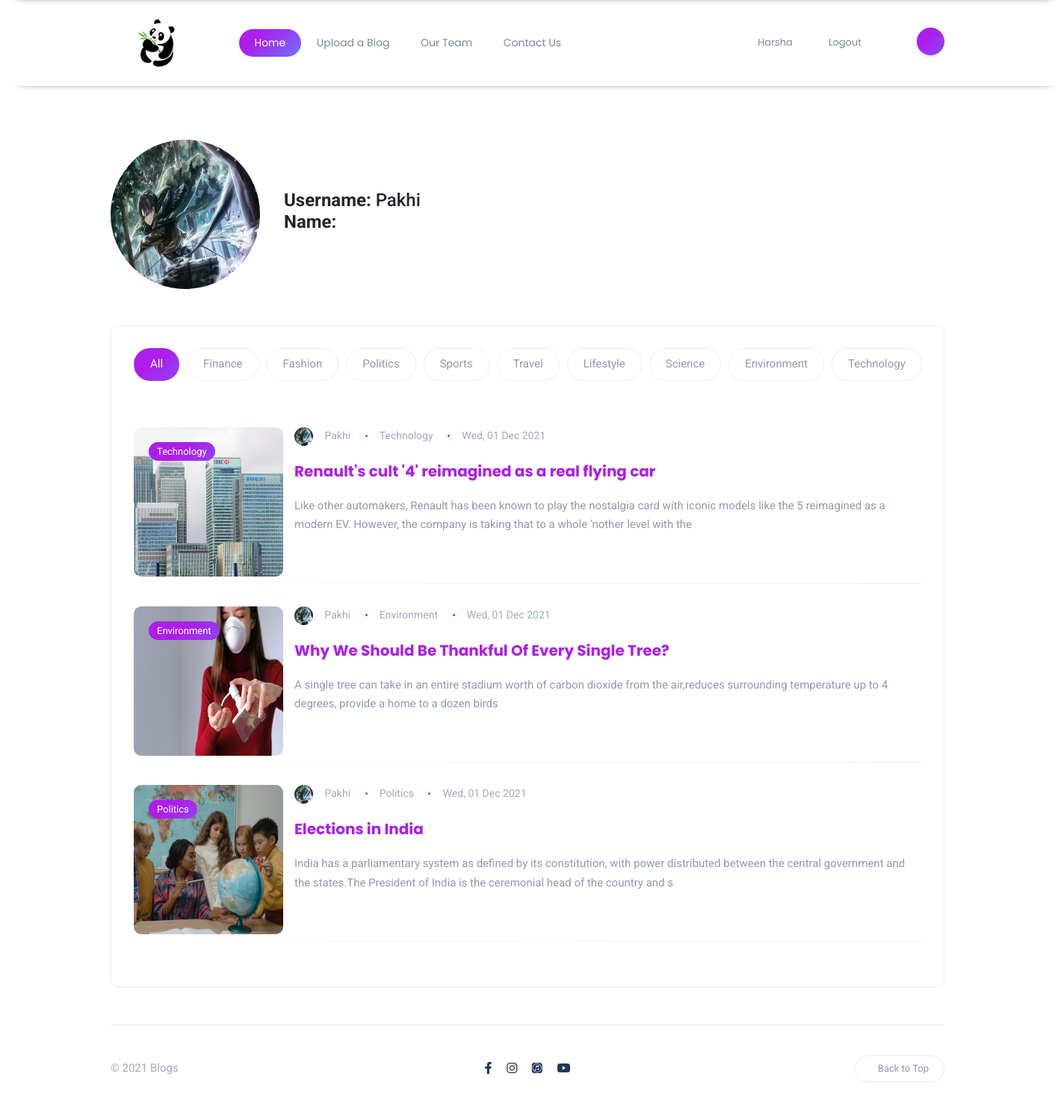
The app's page /accounts/profile/pakhi (signed in) with its own data.
### accounts/models.py (models this page shows, shortened)
class Profile(models.Model):
    user = models.OneToOneField(User, on_delete=models.CASCADE)
    image = models.ImageField(upload_to = 'profile_pics', null=True)
    slug = models.SlugField(max_length=264, unique=True, editable=False, default='')
    def __str__(self):
        return f'{self.user.username}'

### content/models.py (models this page shows, shortened)
class BlogPost(models.Model):
    author = models.ForeignKey(User, on_delete=models.CASCADE, related_name= 'post_author')
    blog_title = models.CharField(max_length= 264)
    slug = models.SlugField(max_length=264, unique=True, default='',editable=False)
    blog_content = models.TextField()
    blog_image = models.ImageField(upload_to= 'blog_image')
    publish_date = models.DateTimeField(auto_now_add=True)
    category = models.ForeignKey(Category, on_delete = models.CASCADE, related_name ='blog_cat')
    class Meta:
        ordering = ['-publish_date']

class Category(models.Model):
    category = models.CharField(max_length = 50, unique = True)
    def __str__(self):
        return self.category

### accounts/views.py (the view)
# urls.py: path('profile/<slug:profile_slug>', views.profile, name='profile'),
@login_required(login_url='login')
def profile(request, profile_slug):
    profile = Profile.objects.get(slug = profile_slug)
    user = User.objects.get(username = profile)
    blogs = BlogPost.objects.filter(author = user)
    context = {
        "blogs": blogs,
        "tags": {
        'Finance': 'Finance',
        'Fashion': 'Fashion',
        'Politics' : 'Politics',
        'Sports' : 'Sports',
        'Travel' : 'Travel',
        'Lifestyle' : 'Lifestyle',
        'Science' : 'Science',
        'Environment' : 'Environment',
        'Technology' : 'Technology',
        },
        "profile_det": profile,
        "user_det": user,
    }
    return render(request, "accounts/profile.html", context)

### content/template_tags/get_post_Cat.py (called while the page is built)
@register.filter
def get_post_Cat(dictionary, key):
    return dictionary.get(str(key))

### templates/accounts/profile.html (shortened to what this page needs)
{% extends "base.html" %}
{% load get_post_Cat %}
{% load static %}
{% block content %}
<link rel="stylesheet" href="{% static 'css/blogs/home.css' %}">
<section id="hero">
    <div class="container-xl">
        <div class="row gy-4 d-flex flex-row flex-nowrap my-5 align-items-center">
            <li class="list-inline-item" style="width: auto;">
                <img src="{{ profile_det.image.url }}" class="author rounded-circle" alt="" style="height: 200px; width: 200px;">
            </li>
            <div class="h4 text-dark">
                <b>Username: </b>{{ user_det.username }}<br>
                <b>Name: </b>{{ user_det.first_name }} {{ user_det.last_name }}<br>
            </div>
        </div>
        <div class="row gy-4">
            <div class="col-lg-12">
                <div class="post-tabs rounded bordered">
                    <ul class="nav nav-tabs nav-pills nav-fill nav-category" id="postTab" role="tablist">
                        <li class="nav-item" role="presentation">
                            <button aria-controls="all" aria-selected="true" class="nav-link active"
                                data-bs-target="#all" data-bs-toggle="tab" id="all-tab" role="tab"
                                type="submit">
                                All
                            </button>
                        </li>
                        {% for tag in tags %}
                        <li class="nav-item" role="presentation">
                            <button aria-controls="{{ tag }}" aria-selected="false" class="nav-link"
                                data-bs-target="#{{ tag }}" data-bs-toggle="tab" id="{{ tag }}-tab" role="tab"
                                type="submit">
                                {{ tag }}
                            </button>
                        </li>
                        {% endfor %}
                    </ul>
                    <div class="tab-content" id="postsTabContent">
                    <div class="row tab-pane fade show active" id="all" aria-labelledby="all-tab" role="tabpanel">
                        {% for blog in blogs %}
                        <div class="col-md-12 col-sm-6">
                            <div class="post post-list clearfix">
                                <div class="thumb rounded">
                                    <a href="" class="category-badge position-absolute">{{ tags|get_post_Cat:blog.category }}</a>
                                    <a href="{% url 'blog_details' the_slug=blog.slug %}">
                                        <div class="inner">
                                            <img src="/media/{{ blog.blog_image }}" alt="" style="height: 200px; width: 200px;">
                                        </div>
                                    </a>
                                </div>
                                <div class="details">
                                    <ul class="meta list-inline mb-3">
                                        <li class="list-inline-item">
                                            <img src="{{ blog.author.profile.image.url }}" class="author" alt="" style="height: 25px; width: 25px;">
                                            {{ blog.author|capfirst }}
                                        </li>
                                        <li class="list-inline-item">
                                            {{ tags|get_post_Cat:blog.category}}</a>
                                        </li>
                                        <li class="list-inline-item">{{ blog.publish_date|date:"D, d M Y" }}</li>
                                    </ul>
                                    <h5 class="post-tile">
                                        <a href="{% url 'blog_details' the_slug=blog.slug %}">
                                            {{ blog.blog_title }}
                                        </a>
                                    </h5>
                                    <p class="excerpt mb-0">
                                        {{ blog.blog_content|slice:":200" }}
                                    </p>
                                    <div class="post-bottom clearfix d-flex align-items-center">
                                        <div class="social-share me-auto">
                                        </div>
                                    </div>
                                </div>
                            </div>
                        </div>
                        {% endfor %}
                    </div>
                    </div>
                </div>
            </div>
        </div>
    </div>
</section>
{% endblock content %}

### templates/navbar.html (shortened to what this page needs)
{% load static %}
<link rel="stylesheet" href="{% static 'css/navbar.css' %}">
<header class="header-default">
    <nav class="navbar navbar-expand-lg">
        <div class="container-xl">
            <a href="{% url 'home' %}" class="navbar-brand">
                <img src="{% static 'images/logo.png' %}" alt="" style="height: 75px;">
            </a>
            <div class="collapse navbar-collapse">
                <ul class="navbar-nav mr-auto">
                    <li class="nav-item active">
                        <a href="{% url 'home' %}" class="nav-link">Home</a>
                    </li>
                        <a href="{% url 'uploading_blogs' %}" class="nav-link">Upload a Blog</a>
                    <li class="nav-item">
                        <a href="{% url 'our_team' %}" class="nav-link">Our Team</a>
                    </li>
                    <li class="nav-item">
                        <a href="{% url 'contact' %}" class="nav-link">Contact Us</a>
                    </li>
                </ul>
            </div>
            <div class="header-right d-flex">
                <ul class="navbar-nav collapse navbar-collapse">
                    {% if user.is_authenticated %}
                    <li>
                        <a href="{% url 'profile' profile_slug=user.profile.slug %}" class="dropdown-item">{{ user }}</a>
                    </li>
                    <li>
                        <a href="{% url 'logout' %}" class="dropdown-item">Logout</a>
                    </li>
                    {% endif %}
                </ul>
                <div class="header-buttons">
                    <button class="search icon-button">
                    </button>
                </div>
            </div>
        </div>
    </nav>
</header>

### static/css/base.css (style rules this page uses)
body { color: #8f9bad; background-color: #fff; font-family: 'Roboto', sans-serif !important; font-size: 15px; line-height: 1.7; overflow-x: hidden; -webkit-font-smoothing: antialiased; }

### static/css/navbar.css (style rules this page uses)
.header-default { padding: 20px 0; margin-bottom: 2%; position: relative; width: 100%; box-shadow: 10px 10px 10px -15px #111; }
.header-default .navbar-nav { margin-left: 50px; }
.header-default.clone { position: fixed; top: 0; left: 0; background: #fff; border-bottom: 1px solid #ebebeb; right: 0; padding: 25px 0; transform: translateY(-100%); transition: 0.2s transform cubic-bezier(0.3, 0.73, 0.3, 0.7); z-index: 4; }
.navbar { padding: 0; }
.navbar-nav { font-family: 'Poppins', sans-serif; font-size: 14px; }
.navbar-nav .nav-link { padding: 0.439rem 1rem; color: #79889e; }
.navbar-nav li.active .nav-link { color: #fff; background: #6a3093; border-radius: 25px; background-color: #6e72fc; background-image: linear-gradient(315deg, #6e72fc 0%, #ad1deb 74%); }
.navbar-brand { padding-top: 0; padding-bottom: 0; margin-right: 0; }
.dropdown-item { display: block; width: 100%; padding: 0.6rem 1.5rem; clear: both; font-weight: 400; font-size: 13px; color: #79889e; text-align: inherit; text-decoration: none; white-space: nowrap; background-color: transparent; border: 0; }
.header-right .header-buttons { display: inline-block; margin-left: 50px; }
.header-right .header-buttons button { margin-left: 10px; }
.header-right .header-buttons button:first-child { margin-left: 0; }
@media (min-width: 992px) { .navbar-expand-lg .navbar-nav .nav-link { padding-right: 1.3rem; padding-left: 1.3rem; } }
@media (min-width: 1200px) { .container-xl { max-width: 1140px; } }
@media (min-width: 1400px) { .container-xl { max-width: 1140px; } }
button { transition: all 0.3s ease-in-out; }
.icon-button { color: #fff; border: 0; border-radius: 50%; background-color: #6e72fc; background-image: linear-gradient(315deg, #6e72fc 0%, #ad1deb 74%); background-size: auto 200%; display: inline-flex; justify-content: center; align-items: center; height: 37px; line-height: 39px; text-align: center; vertical-align: middle; width: 37px; box-shadow: 0px 2px 4px 0px rgba(0, 0, 0, 0.15); transition: all 0.2s ease-in-out; outline: none; }

### records on screen
Profile: image (picture)
BlogPost: category.category "Technology", blog_image (picture), author.profile.image (picture), author "Pakhi", publish_date "Wed, 01 Dec 2021", blog_title "Renault's cult '4' reimagined as a real flying car", blog_content "Like other automakers, Renault has been known to play the nostalgia card with iconic models like the 5 reimagined as a modern EV. However, the company is taking that to a whole 'nother level with the"
BlogPost: category.category "Environment", blog_image (picture), author.profile.image (picture), author "Pakhi", publish_date "Wed, 01 Dec 2021", blog_title "Why We Should Be Thankful Of Every Single Tree?", blog_content "A single tree can take in an entire stadium worth of carbon dioxide from the air,reduces surrounding temperature up to 4 degrees, provide a home to a dozen birds"
BlogPost: category.category "Politics", blog_image (picture), author.profile.image (picture), author "Pakhi", publish_date "Wed, 01 Dec 2021", blog_title "Elections in India", blog_content "India has a parliamentary system as defined by its constitution, with power distributed between the central government and the states.The President of India is the ceremonial head of the country and s"

### other values on screen
{{ user }} "Harsha"
{{ user_det.username }} "Pakhi"
{{ tag }} "Finance" "Fashion" "Politics" "Sports" "Travel" "Lifestyle" "Science" "Environment" "Technology"
